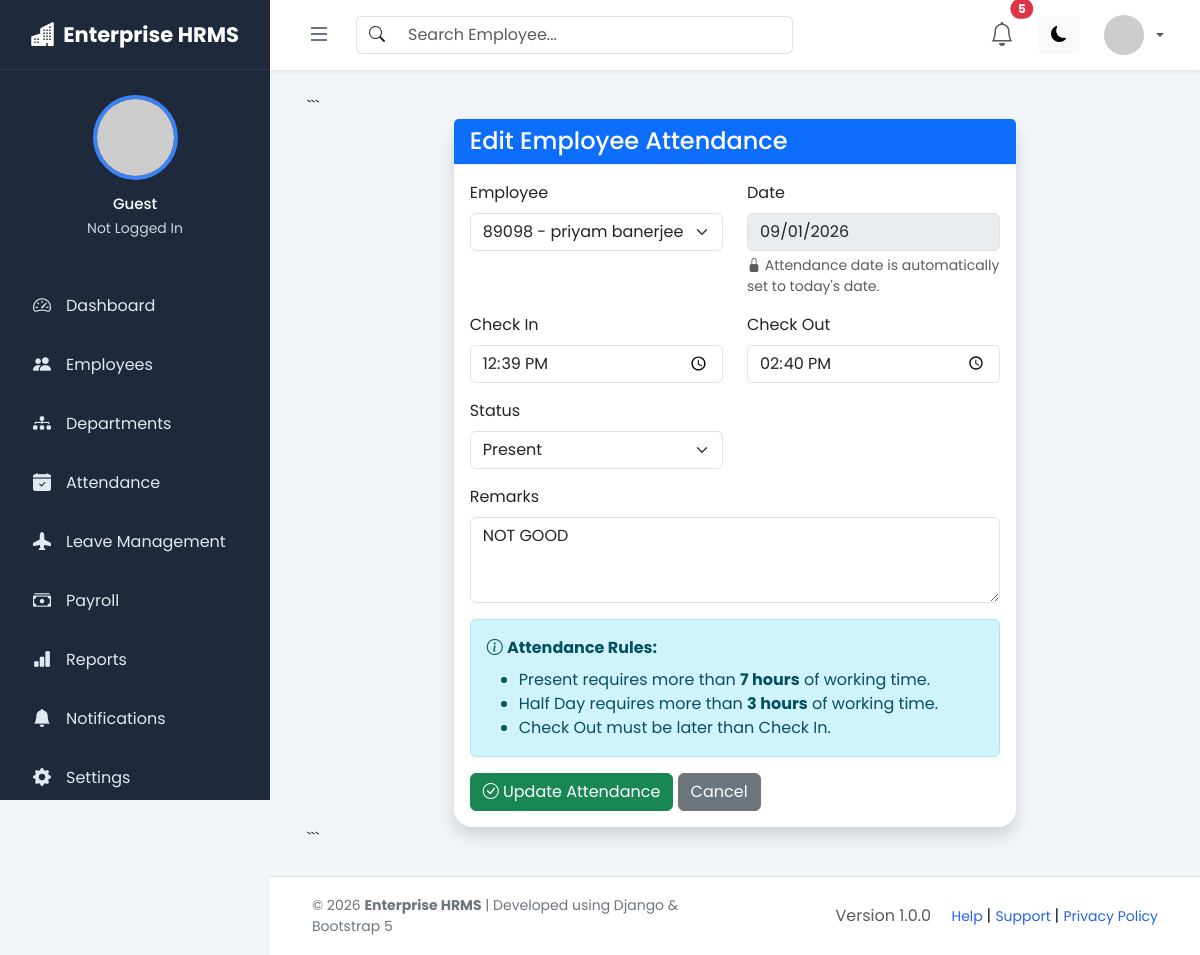
/attendance/edit/2/, run on the app's committed database.
### employees/models.py (models this page shows)
class Employee(models.Model):
    GENDER_CHOICES = (
        ("Male", "Male"),
        ("Female", "Female"),
        ("Other", "Other"),
    )
    employee_id = models.CharField(
        max_length=10,
        unique=True
    )
    first_name = models.CharField(
        max_length=100
    )
    last_name = models.CharField(
        max_length=100
    )
    email = models.EmailField(
        unique=True
    )
    phone = models.CharField(
        max_length=15,
        validators=[
            RegexValidator(
                regex=r"^\d+$",
                message="Phone number must contain only numerical digits."
            )
        ]
    )
    gender = models.CharField(
        max_length=10,
        choices=GENDER_CHOICES
    )
    date_of_birth = models.DateField()
    designation = models.CharField(
        max_length=100
    )
    department = models.ForeignKey(
        Department,
        on_delete=models.PROTECT,
        related_name="employees"
    )
    salary = models.DecimalField(
        max_digits=10,
        decimal_places=2
    )
    joining_date = models.DateField()
    is_active = models.BooleanField(
        default=True
    )
    profile_picture = models.ImageField(
        upload_to="employees/",
        blank=True,
        null=True
    )
    address = models.TextField()
    created_at = models.DateTimeField(
        auto_now_add=True
    )
    updated_at = models.DateTimeField(
        auto_now=True
    )
    class Meta:
        ordering = ["employee_id"]
    def __str__(self):
        return (
            f"{self.employee_id} - "
            f"{self.first_name} {self.last_name}"
        )

### attendance/models.py (models this page shows, shortened)
class Attendance(models.Model):
    STATUS_CHOICES = [
        ("Present", "Present"),
        ("Half Day", "Half Day"),
        ("Leave", "Leave"),
    ]
    employee = models.ForeignKey(
        "employees.Employee",
        on_delete=models.CASCADE,
        related_name="attendances"
    )
    date = models.DateField()
    check_in = models.TimeField(
        null=True,
        blank=True
    )
    check_out = models.TimeField(
        null=True,
        blank=True
    )
    status = models.CharField(
        max_length=20,
        choices=STATUS_CHOICES,
        default="Present"
    )
    working_hours = models.DecimalField(
        max_digits=5,
        decimal_places=2,
        default=Decimal("0.00")
    )
    remarks = models.TextField(
        blank=True,
        null=True
    )
    created_at = models.DateTimeField(
        auto_now_add=True
    )
    updated_at = models.DateTimeField(
        auto_now=True
    )
    class Meta:
        ordering = [
            "-date",
            "-created_at"
        ]
        constraints = [
            models.UniqueConstraint(
                fields=[
                    "employee",
                    "date"
                ],
                name="unique_employee_attendance_per_day"
            )
        ]

### attendance/views.py (the view)
def edit_attendance(request, pk):
    attendance = get_object_or_404(
        Attendance,
        pk=pk
    )
    today = date.today()
    if request.method == "POST":
        form = AttendanceForm(
            request.POST,
            instance=attendance
        )
        if form.is_valid():
            attendance = form.save(
                commit=False
            )
            attendance.date = today
            attendance.save()
            messages.success(
                request,
                "Attendance updated successfully."
            )
            return redirect(
                "attendance_list"
            )
    else:
        form = AttendanceForm(
            instance=attendance
        )
        form.initial["date"] = today
    return render(
        request,
        "attendance/edit_attendance.html",
        {
            "form": form,
            "attendance": attendance
        }
    )

### templates/attendance/edit_attendance.html (shortened to what this page needs)
{% extends 'layouts/base.html' %}
{% block content %}
<div class="container-fluid">
```
<div class="row justify-content-center">
    <div class="col-lg-8">
        <div class="card shadow">
            <div class="card-header bg-primary text-white">
                <h4 class="mb-0">
                    Edit Employee Attendance
                </h4>
            </div>
            <div class="card-body">
                <form method="POST">
                    <div class="row">
                        <div class="col-md-6 mb-3">
                            <label
                                for="{{ form.employee.id_for_label }}"
                                class="form-label">
                                Employee
                            </label>
                            {{ form.employee }}
                        </div>
                        <div class="col-md-6 mb-3">
                            <label
                                for="{{ form.date.id_for_label }}"
                                class="form-label">
                                Date
                            </label>
                            {{ form.date }}
                            <small class="text-muted d-block mt-1">
                                <i class="bi bi-lock-fill"></i>
                                Attendance date is automatically
                                set to today's date.
                            </small>
                        </div>
                        <div class="col-md-6 mb-3">
                            <label
                                for="{{ form.check_in.id_for_label }}"
                                class="form-label">
                                Check In
                            </label>
                            {{ form.check_in }}
                        </div>
                        <div class="col-md-6 mb-3">
                            <label
                                for="{{ form.check_out.id_for_label }}"
                                class="form-label">
                                Check Out
                            </label>
                            {{ form.check_out }}
                        </div>
                        <div class="col-md-6 mb-3">
                            <label
                                for="{{ form.status.id_for_label }}"
                                class="form-label">
                                Status
                            </label>
                            {{ form.status }}
                        </div>
                        <div class="col-12 mb-3">
                            <label
                                for="{{ form.remarks.id_for_label }}"
                                class="form-label">
                                Remarks
                            </label>
                            {{ form.remarks }}
                        </div>
                    </div>
                    <div class="alert alert-info">
                        <i class="bi bi-info-circle"></i>
                        <strong>Attendance Rules:</strong>
                        <ul class="mb-0 mt-2">
                            <li>
                                Present requires more than
                                <strong>7 hours</strong> of working time.
                            </li>
                            <li>
                                Half Day requires more than
                                <strong>3 hours</strong> of working time.
                            </li>
                            <li>
                                Check Out must be later than Check In.
                            </li>
                        </ul>
                    </div>
                    <button
                        type="submit"
                        class="btn btn-success">
                        <i class="bi bi-check-circle"></i>
                        Update Attendance
                    </button>
                    <a
                        href="{% url 'attendance_list' %}"
                        class="btn btn-secondary">
                        Cancel
                    </a>
                </form>
            </div>
        </div>
    </div>
</div>
```
</div>
{% endblock %}

### static/css/style.css (style rules this page uses)
* { margin: 0; padding: 0; box-sizing: border-box; }
html, body { width: 100%; min-height: 100%; }
body { font-family: 'Poppins', sans-serif; background: #f1f5f9; color: #1e293b; overflow-x: hidden; }

### static/css/dashboard.css (style rules this page uses)
.card { border:none; border-radius:18px; }
.card-header { background:white; border-bottom:1px solid #eee; font-weight:600; }

### data on the page
Employee: employee "89098 - priyam banerjee"
Attendance: date "09/01/2026", check_in "12:39:00", check_out "14:40:00", status "Present", remarks "NOT GOOD"
